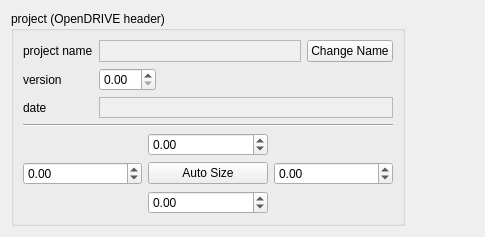
<?xml version="1.0" encoding="UTF-8"?>
<ui version="4.0">
 <class>ProjectDataSettings</class>
 <widget class="QWidget" name="ProjectDataSettings">
  <property name="geometry">
   <rect>
    <x>0</x>
    <y>0</y>
    <width>485</width>
    <height>229</height>
   </rect>
  </property>
  <property name="windowTitle">
   <string>Form</string>
  </property>
  <layout class="QGridLayout" name="gridLayout_3">
   <item row="0" column="0">
    <widget class="QGroupBox" name="groupBox">
     <property name="title">
      <string>project (OpenDRIVE header)</string>
     </property>
     <layout class="QGridLayout" name="gridLayout_2">
      <item row="0" column="0">
       <widget class="QLabel" name="nameLabel">
        <property name="text">
         <string>project name</string>
        </property>
        <property name="buddy">
         <cstring>nameBox</cstring>
        </property>
       </widget>
      </item>
      <item row="0" column="1">
       <layout class="QHBoxLayout" name="horizontalLayout_2">
        <item>
         <widget class="QTextEdit" name="nameBox">
          <property name="enabled">
           <bool>false</bool>
          </property>
          <property name="sizePolicy">
           <sizepolicy hsizetype="Expanding" vsizetype="Ignored">
            <horstretch>0</horstretch>
            <verstretch>0</verstretch>
           </sizepolicy>
          </property>
          <property name="minimumSize">
           <size>
            <width>0</width>
            <height>21</height>
           </size>
          </property>
          <property name="verticalScrollBarPolicy">
           <enum>Qt::ScrollBarAlwaysOff</enum>
          </property>
          <property name="horizontalScrollBarPolicy">
           <enum>Qt::ScrollBarAlwaysOff</enum>
          </property>
          <property name="undoRedoEnabled">
           <bool>false</bool>
          </property>
          <property name="lineWrapMode">
           <enum>QTextEdit::NoWrap</enum>
          </property>
          <property name="readOnly">
           <bool>true</bool>
          </property>
          <property name="acceptRichText">
           <bool>false</bool>
          </property>
         </widget>
        </item>
        <item>
         <widget class="QPushButton" name="nameButton">
          <property name="sizePolicy">
           <sizepolicy hsizetype="Preferred" vsizetype="Fixed">
            <horstretch>0</horstretch>
            <verstretch>0</verstretch>
           </sizepolicy>
          </property>
          <property name="text">
           <string>Change Name</string>
          </property>
         </widget>
        </item>
       </layout>
      </item>
      <item row="1" column="0">
       <widget class="QLabel" name="versionLabel">
        <property name="text">
         <string>version</string>
        </property>
        <property name="buddy">
         <cstring>versionBox</cstring>
        </property>
       </widget>
      </item>
      <item row="1" column="1">
       <layout class="QHBoxLayout" name="horizontalLayout">
        <item>
         <widget class="QDoubleSpinBox" name="versionBox">
          <property name="singleStep">
           <double>0.010000000000000</double>
          </property>
         </widget>
        </item>
        <item>
         <spacer name="horizontalSpacer">
          <property name="orientation">
           <enum>Qt::Horizontal</enum>
          </property>
          <property name="sizeHint" stdset="0">
           <size>
            <width>40</width>
            <height>20</height>
           </size>
          </property>
         </spacer>
        </item>
       </layout>
      </item>
      <item row="2" column="0">
       <widget class="QLabel" name="dateLabel">
        <property name="text">
         <string>date</string>
        </property>
        <property name="buddy">
         <cstring>dateBox</cstring>
        </property>
       </widget>
      </item>
      <item row="2" column="1">
       <widget class="QTextEdit" name="dateBox">
        <property name="enabled">
         <bool>false</bool>
        </property>
        <property name="sizePolicy">
         <sizepolicy hsizetype="Ignored" vsizetype="Ignored">
          <horstretch>0</horstretch>
          <verstretch>0</verstretch>
         </sizepolicy>
        </property>
        <property name="minimumSize">
         <size>
          <width>0</width>
          <height>21</height>
         </size>
        </property>
        <property name="verticalScrollBarPolicy">
         <enum>Qt::ScrollBarAlwaysOff</enum>
        </property>
        <property name="horizontalScrollBarPolicy">
         <enum>Qt::ScrollBarAlwaysOff</enum>
        </property>
        <property name="undoRedoEnabled">
         <bool>false</bool>
        </property>
        <property name="lineWrapMode">
         <enum>QTextEdit::NoWrap</enum>
        </property>
        <property name="readOnly">
         <bool>true</bool>
        </property>
        <property name="acceptRichText">
         <bool>false</bool>
        </property>
       </widget>
      </item>
      <item row="3" column="0" colspan="2">
       <widget class="Line" name="line">
        <property name="orientation">
         <enum>Qt::Horizontal</enum>
        </property>
       </widget>
      </item>
      <item row="4" column="0" colspan="2">
       <layout class="QGridLayout" name="gridLayout">
        <item row="0" column="1">
         <widget class="QDoubleSpinBox" name="northBox">
          <property name="minimum">
           <double>-999999999.000000000000000</double>
          </property>
          <property name="maximum">
           <double>999999999.000000000000000</double>
          </property>
         </widget>
        </item>
        <item row="1" column="0">
         <widget class="QDoubleSpinBox" name="westBox">
          <property name="minimum">
           <double>-999999999.000000000000000</double>
          </property>
          <property name="maximum">
           <double>999999999.000000000000000</double>
          </property>
         </widget>
        </item>
        <item row="1" column="2">
         <widget class="QDoubleSpinBox" name="eastBox">
          <property name="minimum">
           <double>-999999999.000000000000000</double>
          </property>
          <property name="maximum">
           <double>999999999.000000000000000</double>
          </property>
         </widget>
        </item>
        <item row="2" column="1">
         <widget class="QDoubleSpinBox" name="southBox">
          <property name="minimum">
           <double>-999999999.000000000000000</double>
          </property>
          <property name="maximum">
           <double>999999999.000000000000000</double>
          </property>
         </widget>
        </item>
        <item row="1" column="1">
         <widget class="QPushButton" name="autoSizeMeButton">
          <property name="sizePolicy">
           <sizepolicy hsizetype="Preferred" vsizetype="Fixed">
            <horstretch>0</horstretch>
            <verstretch>0</verstretch>
           </sizepolicy>
          </property>
          <property name="text">
           <string>Auto Size</string>
          </property>
         </widget>
        </item>
       </layout>
      </item>
     </layout>
    </widget>
   </item>
   <item row="0" column="1">
    <spacer name="horizontalSpacer_2">
     <property name="orientation">
      <enum>Qt::Horizontal</enum>
     </property>
     <property name="sizeHint" stdset="0">
      <size>
       <width>122</width>
       <height>20</height>
      </size>
     </property>
    </spacer>
   </item>
  </layout>
 </widget>
 <resources/>
 <connections/>
</ui>
